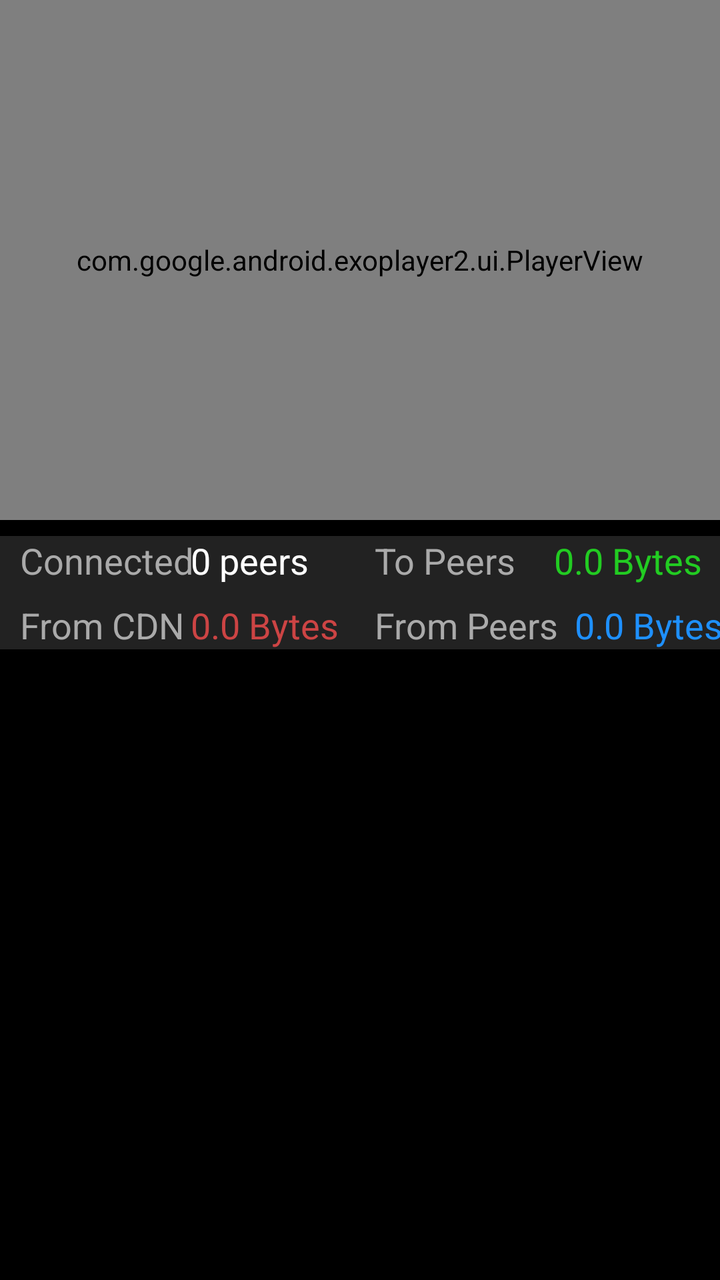
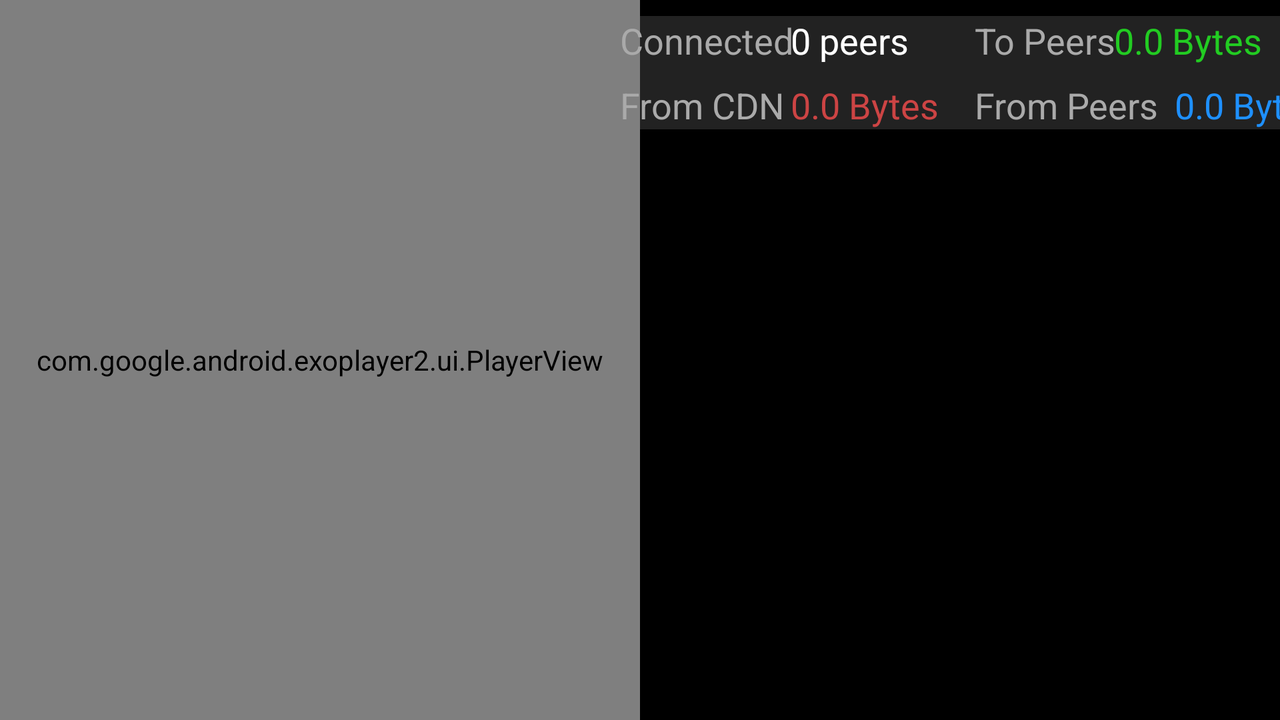

An Android layout and its configuration variant, each rendered on a device that would load it. The default file and the variant file are quoted in full after the pictures.
<!-- AndroidManifest.xml: application theme AppTheme -->
<!-- res/layout/activity_player.xml -->
<android.support.constraint.ConstraintLayout
        xmlns:android="http://schemas.android.com/apk/res/android"
        xmlns:app="http://schemas.android.com/apk/res-auto"
        android:layout_width="match_parent"
        android:layout_height="match_parent"
        android:background="#000000"
        android:id="@+id/linearLayout">

    <com.google.android.exoplayer2.ui.PlayerView
            android:id="@+id/playerView"
            android:layout_width="0dp"
            android:layout_height="260dp"
            app:layout_constraintEnd_toEndOf="parent"
            app:layout_constraintTop_toTopOf="parent"
            app:layout_constraintStart_toStartOf="parent"/>

    <View
            android:id="@+id/metricsBg"
            android:layout_width="match_parent"
            android:layout_height="0dp"
            android:background="@color/dark_gray"
            app:layout_constraintTop_toTopOf="@id/trafficPeersLabel"
            app:layout_constraintBottom_toBottomOf="@+id/trafficFromCDNLabel"/>

    <TextView
            style="@style/TrafficLabel"
            android:text="@string/connected"
            android:layout_height="wrap_content"
            android:layout_width="wrap_content"
            android:id="@+id/trafficPeersLabel"
            app:layout_constraintStart_toStartOf="@+id/trafficFromCDNLabel"
            app:layout_constraintBaseline_toBaselineOf="@+id/trafficPeersText"/>

    <TextView
            android:id="@+id/trafficPeersText"
            style="@style/TrafficValue"
            android:text="@string/_0_peers"
            android:textColor="@color/white"
            android:layout_height="wrap_content"
            android:layout_width="wrap_content"
            app:layout_constraintStart_toStartOf="@+id/trafficFromCDNText"
            android:layout_marginTop="8dp"
            app:layout_constraintTop_toBottomOf="@+id/playerView"/>

    <TextView
            style="@style/TrafficLabel"
            android:text="@string/to_peers"
            android:layout_height="wrap_content"
            android:layout_width="wrap_content" android:id="@+id/trafficToPeersLabel"
            app:layout_constraintStart_toStartOf="@+id/trafficFromPeersLabel"
            app:layout_constraintBaseline_toBaselineOf="@+id/trafficToPeersText"/>

    <TextView
            android:id="@+id/trafficToPeersText"
            style="@style/TrafficValue"
            android:text="@string/_0_0_b"
            android:textColor="@color/green"
            android:layout_height="wrap_content"
            android:layout_width="wrap_content"
            android:layout_marginEnd="9dp"
            app:layout_constraintEnd_toEndOf="parent"
            android:layout_marginTop="8dp"
            app:layout_constraintTop_toBottomOf="@+id/playerView"/>

    <TextView
            style="@style/TrafficLabel"
            android:text="@string/from_cdn"
            android:layout_height="wrap_content"
            android:layout_width="wrap_content" android:id="@+id/trafficFromCDNLabel"
            app:layout_constraintEnd_toStartOf="@+id/trafficFromCDNText"
            app:layout_constraintStart_toStartOf="parent"
            android:layout_marginStart="12dp"
            android:layout_marginEnd="3dp"
            app:layout_constraintBaseline_toBaselineOf="@+id/trafficFromCDNText"/>

    <TextView
            android:id="@+id/trafficFromCDNText"
            style="@style/TrafficValue"
            android:text="@string/_0_0_b"
            android:textColor="@color/red"
            android:layout_height="wrap_content"
            android:layout_width="wrap_content"
            app:layout_constraintStart_toEndOf="@+id/trafficFromCDNLabel"
            app:layout_constraintEnd_toStartOf="@+id/trafficFromPeersLabel"
            android:layout_marginEnd="18dp"
            android:layout_marginTop="8dp"
            app:layout_constraintTop_toBottomOf="@+id/trafficPeersText"/>

    <TextView
            style="@style/TrafficLabel"
            android:text="@string/from_peers"
            android:layout_height="wrap_content"
            android:layout_width="wrap_content"
            android:id="@+id/trafficFromPeersLabel"
            app:layout_constraintBaseline_toBaselineOf="@+id/trafficFromPeersText"
            app:layout_constraintStart_toEndOf="@+id/trafficFromCDNText"
            app:layout_constraintEnd_toStartOf="@+id/trafficFromPeersText"/>

    <TextView
            android:id="@+id/trafficFromPeersText"
            style="@style/TrafficValue"
            android:text="@string/_0_0_b"
            android:textColor="@color/blue"
            android:layout_height="wrap_content"
            android:layout_width="wrap_content"
            app:layout_constraintStart_toEndOf="@+id/trafficFromPeersLabel"
            android:layout_marginEnd="1dp"
            app:layout_constraintEnd_toEndOf="parent"
            android:layout_marginTop="8dp"
            app:layout_constraintTop_toBottomOf="@+id/trafficToPeersText"/>


    <android.support.v7.widget.RecyclerView
            android:id="@+id/logsRecycler"
            android:layout_width="0dp"
            android:layout_height="0dp"
            android:padding="8dp"
            android:clipToPadding="true"
            app:layout_constraintTop_toBottomOf="@+id/metricsBg"
            app:layout_constraintEnd_toEndOf="parent"
            app:layout_constraintStart_toStartOf="parent"
            app:layout_constraintBottom_toBottomOf="parent"/>

</android.support.constraint.ConstraintLayout>
<!-- resources referenced by this layout -->
<resources>
  <color name="blue">#1E90FF</color>
  <color name="dark_gray">#222222</color>
  <color name="green">#22cc22</color>
  <color name="red">#CC4444</color>
  <color name="white">#ffffff</color>
  <string name="_0_0_b">0.0 Bytes</string>
  <string name="_0_peers">0 peers</string>
  <string name="connected">Connected</string>
  <string name="from_cdn">From CDN</string>
  <string name="from_peers">From Peers</string>
  <string name="to_peers">To Peers</string>
  <style name="TrafficLabel">
          <item name="android:textSize">18sp</item>
          <item name="android:textColor">@color/gray</item>
          <item name="android:layout_width">wrap_content</item>
          <item name="android:layout_height">wrap_content</item>
          <item name="android:layout_marginEnd">8dp</item>
      </style>
  <style name="TrafficValue">
          <item name="android:textSize">18sp</item>
          <item name="android:layout_width">wrap_content</item>
          <item name="android:layout_height">wrap_content</item>
          <item name="android:layout_marginEnd">26dp</item>
      </style>
  <style name="AppTheme" parent="Theme.AppCompat.Light.DarkActionBar">
          
          <item name="colorPrimary">@color/colorPrimary</item>
          <item name="colorPrimaryDark">@color/colorPrimaryDark</item>
          <item name="colorAccent">@color/colorAccent</item>
      </style>
  <color name="gray">#aaaaaa</color>
  <color name="colorPrimary">#008577</color>
  <color name="colorPrimaryDark">#00574B</color>
  <color name="colorAccent">#D81B60</color>
</resources>
<!-- res/layout-land/activity_player.xml (the repository's variant of the layout above) -->
<!-- drawn on the phone turned sideways -->
<android.support.constraint.ConstraintLayout
        xmlns:android="http://schemas.android.com/apk/res/android"
        xmlns:app="http://schemas.android.com/apk/res-auto"
        android:layout_width="match_parent"
        android:layout_height="match_parent"
        android:background="#000000"
        android:id="@+id/linearLayout">

    <com.google.android.exoplayer2.ui.PlayerView
            android:id="@+id/playerView"
            android:layout_width="0dp"
            android:layout_height="0dp"
            app:layout_constraintEnd_toStartOf="@+id/guideline"
            app:layout_constraintTop_toTopOf="parent"
            app:layout_constraintBottom_toBottomOf="parent"
            app:layout_constraintStart_toStartOf="parent"/>

    <View
            android:id="@+id/metricsBg"
            android:layout_width="0dp"
            android:layout_height="0dp"
            android:background="@color/dark_gray"
            app:layout_constraintStart_toEndOf="@id/guideline"
            app:layout_constraintEnd_toEndOf="parent"
            app:layout_constraintTop_toTopOf="@id/trafficPeersLabel"
            app:layout_constraintBottom_toBottomOf="@+id/trafficFromPeersLabel"/>

    <TextView
            style="@style/TrafficLabel"
            android:text="@string/connected"
            android:layout_height="wrap_content"
            android:layout_width="wrap_content"
            android:id="@+id/trafficPeersLabel"
            app:layout_constraintStart_toStartOf="@+id/trafficFromCDNLabel"
            app:layout_constraintBaseline_toBaselineOf="@+id/trafficPeersText"/>

    <TextView
            android:id="@+id/trafficPeersText"
            style="@style/TrafficValue"
            android:text="@string/_0_peers"
            android:textColor="@color/white"
            android:layout_height="wrap_content"
            android:layout_width="wrap_content"
            app:layout_constraintStart_toStartOf="@+id/trafficFromCDNText"
            android:layout_marginTop="8dp"
            app:layout_constraintTop_toTopOf="parent"/>

    <TextView
            style="@style/TrafficLabel"
            android:text="@string/to_peers"
            android:layout_height="wrap_content"
            android:layout_width="wrap_content"
            android:id="@+id/trafficToPeersLabel"
            app:layout_constraintStart_toStartOf="@+id/trafficFromPeersLabel"
            app:layout_constraintBaseline_toBaselineOf="@+id/trafficToPeersText"/>

    <TextView
            android:id="@+id/trafficToPeersText"
            style="@style/TrafficValue"
            android:text="@string/_0_0_b"
            android:textColor="@color/green"
            android:layout_height="wrap_content"
            android:layout_width="wrap_content"
            android:layout_marginEnd="9dp"
            app:layout_constraintEnd_toEndOf="parent"
            android:layout_marginTop="8dp"
            app:layout_constraintTop_toTopOf="parent"/>

    <TextView
            style="@style/TrafficLabel"
            android:text="@string/from_cdn"
            android:layout_height="wrap_content"
            android:layout_width="wrap_content"
            android:id="@+id/trafficFromCDNLabel"
            app:layout_constraintEnd_toStartOf="@+id/trafficFromCDNText"
            app:layout_constraintStart_toStartOf="@id/guideline"
            android:layout_marginStart="12dp"
            android:layout_marginEnd="3dp"
            app:layout_constraintBaseline_toBaselineOf="@+id/trafficFromCDNText"/>

    <TextView
            android:id="@+id/trafficFromCDNText"
            style="@style/TrafficValue"
            android:text="@string/_0_0_b"
            android:textColor="@color/red"
            android:layout_height="wrap_content"
            android:layout_width="wrap_content"
            app:layout_constraintStart_toEndOf="@+id/trafficFromCDNLabel"
            app:layout_constraintEnd_toStartOf="@+id/trafficFromPeersLabel"
            android:layout_marginEnd="18dp"
            android:layout_marginTop="8dp"
            app:layout_constraintTop_toBottomOf="@+id/trafficPeersText"/>

    <TextView
            style="@style/TrafficLabel"
            android:text="@string/from_peers"
            android:layout_height="wrap_content"
            android:layout_width="wrap_content"
            android:id="@+id/trafficFromPeersLabel"
            app:layout_constraintBaseline_toBaselineOf="@+id/trafficFromPeersText"
            app:layout_constraintStart_toEndOf="@+id/trafficFromCDNText"
            app:layout_constraintEnd_toStartOf="@+id/trafficFromPeersText"/>

    <TextView
            android:id="@+id/trafficFromPeersText"
            style="@style/TrafficValue"
            android:text="@string/_0_0_b"
            android:textColor="@color/blue"
            android:layout_height="wrap_content"
            android:layout_width="wrap_content"
            app:layout_constraintStart_toEndOf="@+id/trafficFromPeersLabel"
            android:layout_marginEnd="1dp"
            app:layout_constraintEnd_toEndOf="parent"
            android:layout_marginTop="8dp"
            app:layout_constraintTop_toBottomOf="@+id/trafficToPeersText"/>


    
    
    
    
    
    
    

    
    
    
    
    
    
    
    

    <android.support.v7.widget.RecyclerView
            android:id="@+id/logsRecycler"
            android:layout_width="0dp"
            android:layout_height="0dp"
            android:padding="8dp"
            android:clipToPadding="true"
            app:layout_constraintTop_toBottomOf="@id/trafficFromPeersText"
            app:layout_constraintEnd_toEndOf="parent"
            app:layout_constraintStart_toEndOf="@id/guideline"
            app:layout_constraintBottom_toBottomOf="parent"/>

    <android.support.constraint.Guideline
            android:layout_width="wrap_content"
            android:layout_height="wrap_content"
            android:id="@+id/guideline"
            android:orientation="vertical"
            app:layout_constraintGuide_percent="0.5"/>

</android.support.constraint.ConstraintLayout>
